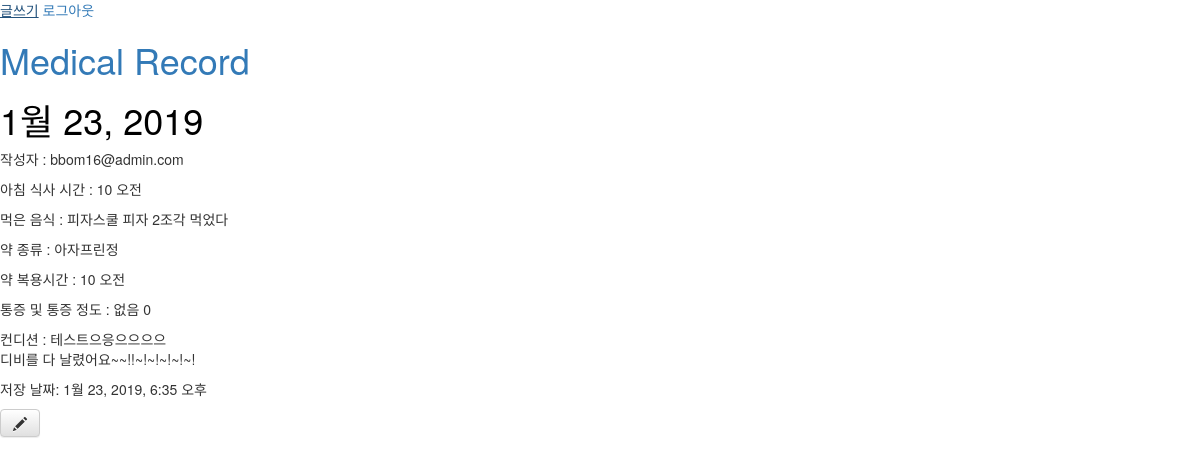
The page /diary/detail/1 (signed in) on the database its author committed.
### record/models.py (models this page shows, shortened)
class Diary(models.Model):
    record_date = models.DateField(default=timezone.now)    #날짜
    author = models.ForeignKey(settings.AUTH_USER_MODEL, on_delete=models.CASCADE)   #작성자
    meal_time = models.TimeField()  #식사 시간
    meal_type = models.CharField(max_length=3)  #식사 종류(아침, 점심, 저녁, 간식 중)
    meal_contents = models.CharField(max_length=200)      #식사 음식
    medicine_time = models.TimeField()      #약 복용 시간
    medicine_contents = models.CharField(max_length=200)    #약 종류
    pain = models.CharField(max_length=300)     #통증
    pain_degree = models.IntegerField()         #통증 세기
    condition = models.TextField()    #전반적인 컨디션 정보
    published_time = models.DateTimeField(default=timezone.now) #저장 날짜, 수정시 업데이트

### sign_up/models.py (models this page shows, shortened)
class MyUser(AbstractBaseUser, PermissionsMixin):
    email = models.EmailField(
        verbose_name='email',
        max_length=255,
        unique=True,
    )
    nickname = models.CharField(
        u'닉네임',
        max_length=10,
        blank=False,
        unique=True,
        default='')
    is_active = models.BooleanField(default=True)
    is_admin = models.BooleanField(default=False)
    objects = MyUserManager()
    USERNAME_FIELD = 'email'
    REQUIRED_FIELDS = ['nickname']
    def __str__(self):
        return self.email

### record/views.py (the view)
# urls.py: path('diary/detail/<int:pk>', views.diary_detail, name='diary_detail'),
def diary_detail(request, pk):
    context = {}
    context['diary'] = get_object_or_404(Diary, pk=pk)
    return render(request, 'diary_detail.html', context)

### templates/diary_detail.html
{% extends 'base.html' %}
{% block content %}
    <div class="diary">
        {% if diary.record_date %}
            <div class="content">
                <h1>{{ diary.record_date }}</h1>
                <p>작성자 : {{ diary.author }}</p>
                <p>{{ diary.meal_type }} 식사 시간 : {{ diary.meal_time }}</p>
                <p>먹은 음식 : {{ diary.meal_contents }}</p>
                <p>약 종류 : {{ diary.medicine_contents }}</p>
                <p>약 복용시간 : {{ diary.medicine_time }}</p>
                <p>통증 및 통증 정도 : {{ diary.pain }} {{ diary.pain_degree }} </p>
                <p>컨디션 : {{ diary.condition|linebreaksbr }}</p>
                <p>저장 날짜: {{ diary.published_time }}</p>
            </div>
        {% endif %}
        {% if user.is_authenticated %}
            <a class="btn btn-default" href="{% url 'diary_edit' pk=diary.pk %}"><span class="glyphicon glyphicon-pencil"></span></a>
        {% endif %}
    </div>
{% endblock %}

### record/static/css/diary.css (style rules this page uses)
h1 { color : black; }

### rows shown on the page
Diary: record_date "1월 23, 2019", author "bbom16@admin.com", meal_type "아침", meal_time "10 오전", meal_contents "피자스쿨 피자 2조각 먹었다", medicine_contents "아자프린정", medicine_time "10 오전", pain "없음", pain_degree "0", condition "테스트으응으으으으 디비를 다 날렸어요~~!!~!~!~!~!~!", published_time "1월 23, 2019, 6:35 오후"
